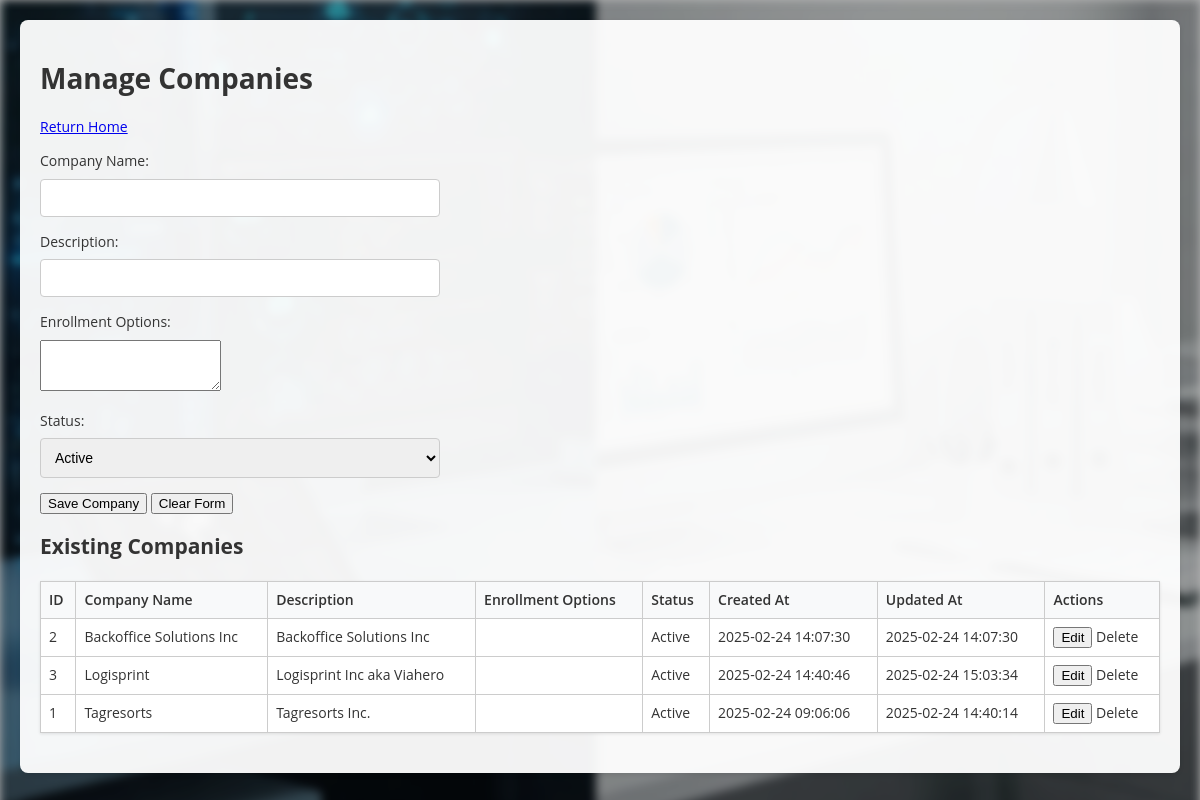
The page /manage_companies.php (signed in) on the database its author committed.
### tables this page shows
CREATE TABLE `companies` (
  `company_id` int(11) NOT NULL AUTO_INCREMENT,
  `company_name` varchar(255) NOT NULL,
  `enrollment_options` text DEFAULT NULL,
  `created_at` timestamp NOT NULL DEFAULT current_timestamp(),
  `description` text DEFAULT NULL,
  `status` enum('Active','Inactive') NOT NULL DEFAULT 'Active',
  `updated_at` timestamp NOT NULL DEFAULT current_timestamp() ON UPDATE current_timestamp(),
  PRIMARY KEY (`company_id`)
);

### manage_companies.php (the view, shortened to what this page needs)
<?php
include 'config.php';
function canDeleteCompany($company_id, $pdo) {
    $stmt = $pdo->prepare("SELECT COUNT(*) FROM ip_addresses WHERE company_id = ?");
    $stmt->execute([$company_id]);
    $stmt = $pdo->prepare("SELECT COUNT(*) FROM subnets WHERE company_id = ?");
    $stmt->execute([$company_id]);
    if ($stmt->fetchColumn() > 0) return false;
    $stmt = $pdo->prepare("SELECT COUNT(*) FROM user_companies WHERE company_id = ?");
    $stmt->execute([$company_id]);
    if ($stmt->fetchColumn() > 0) return false;
    return true;
}
$companies = $pdo->query("SELECT * FROM companies ORDER BY company_name ASC")->fetchAll(PDO::FETCH_ASSOC);
?>
<!DOCTYPE html>
<html lang="en">
<head>
    <link rel="stylesheet" href="style.css">
</head>
<body>
    <div class="container">
        <h1>Manage Companies</h1>
        <div style="margin-bottom: 15px;">
            <a href="dashboard.php" class="btn">Return Home</a>
        </div>
        <form method="POST">
            <div class="form-group">
                <label for="company_name">Company Name:</label>
                <input type="text" name="company_name" id="company_name" required>
            </div>
            <div class="form-group">
                <label for="company_description">Description:</label>
                <input type="text" name="company_description" id="company_description">
            </div>
            <div class="form-group">
                <label for="enrollment_options">Enrollment Options:</label>
                <textarea name="enrollment_options" id="enrollment_options" rows="3"></textarea>
            </div>
            <div class="form-group">
                <label for="status">Status:</label>
                <select name="status" id="status">
                    <option value="Active" selected>Active</option>
                </select>
            </div>
            <button type="submit" class="btn">Save Company</button>
            <button type="button" class="btn" onclick="resetForm()">Clear Form</button>
        </form>
        <h2>Existing Companies</h2>
        <table>
            <thead>
                <tr>
                    <th>ID</th>
                    <th>Company Name</th>
                    <th>Description</th>
                    <th>Enrollment Options</th>
                    <th>Status</th>
                    <th>Created At</th>
                    <th>Updated At</th>
                    <th>Actions</th>
                </tr>
            </thead>
            <tbody>
                <?php foreach ($companies as $company): ?>
                    <tr>
                        <td><?= htmlspecialchars($company['company_id']) ?></td>
                        <td><?= htmlspecialchars($company['company_name']) ?></td>
                        <td><?= htmlspecialchars($company['description'] ?? '') ?></td>
                        <td><?= htmlspecialchars($company['enrollment_options'] ?? '') ?></td>
                        <td><?= htmlspecialchars($company['status']) ?></td>
                        <td><?= htmlspecialchars($company['created_at']) ?></td>
                        <td><?= htmlspecialchars($company['updated_at'] ?? '') ?></td>
                        <td>
                            <button class="btn" onclick="editCompany('<?= $company['company_id'] ?>', '<?= addslashes($company['company_name']) ?>', '<?= addslashes($company['description'] ?? '') ?>', '<?= addslashes($company['enrollment_options'] ?? '') ?>', '<?= $company['status'] ?>')">Edit</button>
                            <?php if (canDeleteCompany($company['company_id'], $pdo) && $company['status'] !== 'Active'): ?>
                                <a href="?delete=<?= $company['company_id'] ?>" class="btn" onclick="return confirm('Are you sure you want to delete this company?');">Delete</a>
                            <?php else: ?>
                                <span class="btn disabled">Delete</span>
                            <?php endif; ?>
                        </td>
                    </tr>
                <?php endforeach; ?>
            </tbody>
        </table>
    </div>
</body>
</html>

### style.css (style rules this page uses)
:root { --primary-color: #007bff; --primary-dark: #0056b3; --background-color: #f5f5f5; --text-color: #333; --header-bg: #001f3f; --header-border: #eee; --card-bg: #fff; --card-shadow: rgba(0, 0, 0, 0.1); }
html, body { margin: 0; padding: 0; margin-bottom: 30px; }
body { font-family: 'Open Sans', sans-serif; font-size: 14px; line-height: 1.4; min-height: 100vh; color: var(--text-color); position: relative; overflow-x: hidden; }
body::before { content: ""; position: fixed; top: 0; left: 0; width: 100%; height: 100%; background: url('ipam.jpg') no-repeat center center fixed; background-size: cover; filter: blur(5px); z-index: -1; }
body::after { content: ""; position: fixed; top: 0; left: 0; width: 100%; height: 100%; background: rgba(0, 0, 0, 0.3); z-index: -1; }
table { border-collapse: collapse; margin-top: 20px; width: 100%; background-color: var(--card-bg); box-shadow: 0 1px 3px var(--card-shadow); font-size: 14px; }
th, td { border: 1px solid #dee2e6; padding: 12px; text-align: left; font-size: 14px; }
th { background-color: #f8f9fa; font-weight: 600; }
form div, .form-group { margin: 15px 0; font-size: 14px; }
input, select { padding: 10px; width: 100%; max-width: 400px; border: 1px solid #ccc; border-radius: 4px; box-sizing: border-box; font-size: 14px; }
.container { background-color: rgba(255, 255, 255, 0.95); padding: 20px; border-radius: 8px; box-shadow: 0 2px 4px var(--card-shadow); margin: 20px; }
.form-group label { display: block; margin-bottom: 8px; font-weight: 500; }

### manage_companies.php (style rules this page uses)
table { width: 100%; border-collapse: collapse; margin: 20px 0; }
th, td { border: 1px solid #ccc; padding: 8px; text-align: left; }

### rows shown on the page
companies: company_id "2", company_name "Backoffice Solutions Inc", description "Backoffice Solutions Inc", status "Active", created_at "2025-02-24 14:07:30", updated_at "2025-02-24 14:07:30"
companies: company_id "3", company_name "Logisprint", description "Logisprint Inc aka Viahero", status "Active", created_at "2025-02-24 14:40:46", updated_at "2025-02-24 15:03:34"
companies: company_id "1", company_name "Tagresorts", description "Tagresorts Inc.", status "Active", created_at "2025-02-24 09:06:06", updated_at "2025-02-24 14:40:14"
